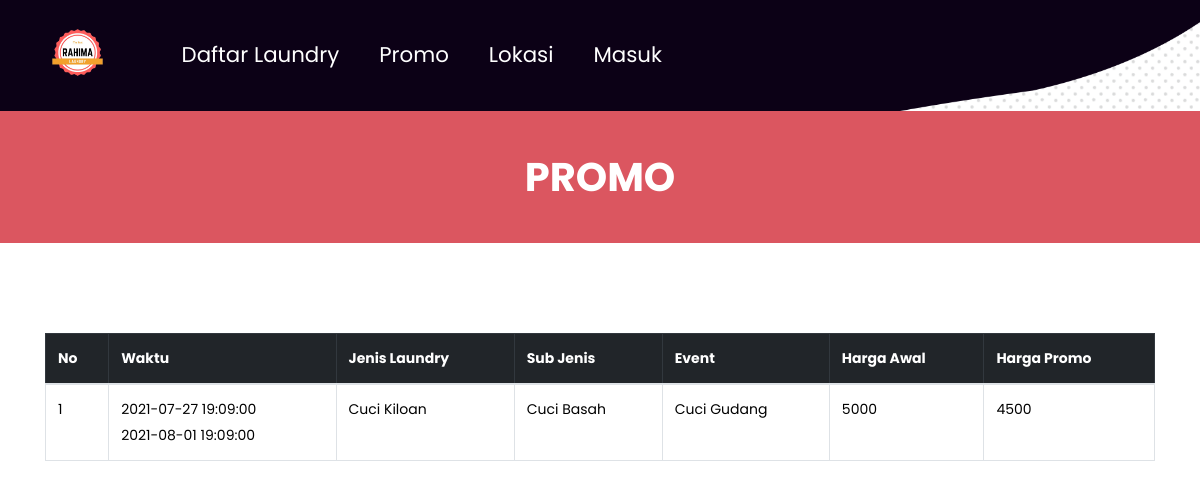
Before: /promo.php with the older database file.
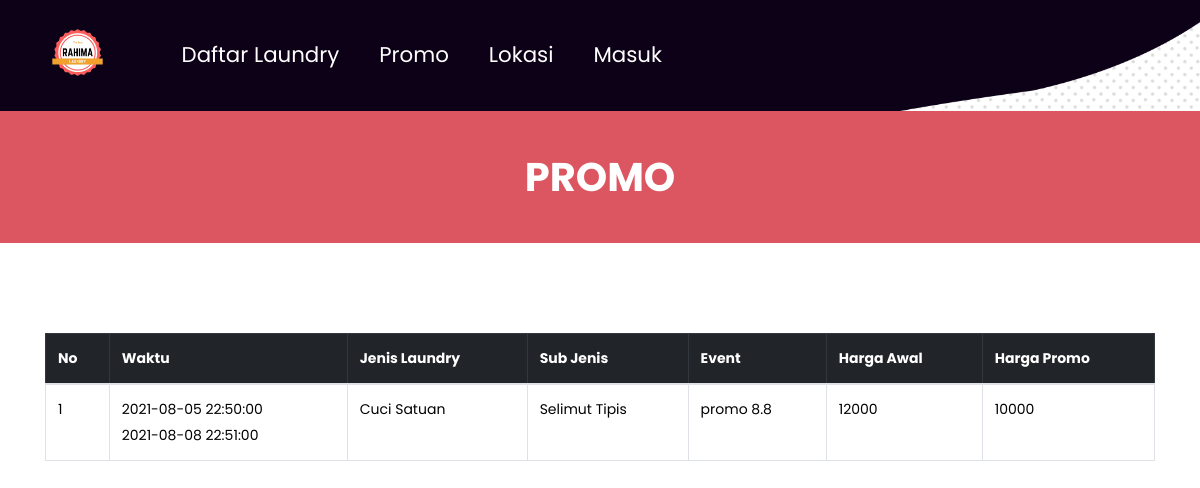
After: the same page with the newer database file.
### tables this page shows
CREATE TABLE `promo` (
  `idpromo` int(5) NOT NULL,
  `waktu1` datetime NOT NULL,
  `waktu2` datetime NOT NULL,
  `idjenis` int(2) NOT NULL,
  `hargaawal` float NOT NULL,
  `hargapromo` float NOT NULL,
  `event` varchar(80) NOT NULL
);

CREATE TABLE `jenis` (
  `idjenis` int(5) NOT NULL,
  `jenis` enum('Cuci Kiloan','Cuci Satuan') NOT NULL,
  `subjenis` varchar(50) NOT NULL,
  `harga` float NOT NULL,
  `ket` text NOT NULL
);

### promo.php (the view, shortened to what this page needs)
<?php require('header.php') ?>
	</div>
  <div class="collection_text">PROMO</div>
    <div class="layout_padding collection_section">
    	<div class="container">
           <div class="panel panel-default">
                <div class="panel-body">
                    <div class="table-responsive">
                        <table class="table table-bordered table-hover " id="dataTables-example">
                            <thead class="success table-dark">
                                <tr>
                                    <th>No</th>
                                    <th>Waktu</th>
                                    <th>Jenis Laundry</th>
                                    <th>Sub Jenis</th>
                                    <th>Event</th>
                                    <th>Harga Awal</th>
                                    <th>Harga Promo</th>
                                </tr>
                            </thead>
                            <tbody>
                                    <?php $no=1; $query = mysqli_query($kon, "SELECT * FROM promo INNER JOIN jenis ON promo.idjenis = jenis.idjenis ORDER BY waktu1 ASC");
                                        while($data = mysqli_fetch_array($query)){ ?>
                                            <tr class="odd gradeX" style="color:black">
                                                    <td><?= $no++; ?></td>
                                                    <td><?= $data['waktu1'].' <br>'.$data['waktu2'] ?></td>
                                                    <td><?= $data['jenis'] ?></td>
                                                    <td><?= $data['subjenis'] ?></td>
                                                    <td><?= $data['event'] ?></td>
                                                    <td><?= $data['hargaawal'] ?></td>
                                                    <td><?= $data['hargapromo'] ?></td>
                                                </tr>
                                        <?php } ?>
                                </tbody>
                        </table>
                    </div>
                </div>
            </div>
    	</div>
    </div>
   </body>
</html>

### header.php (shortened to what this page needs)
<?php require('kon.php');session_start(); require('delete.php'); error_reporting(0);
    $level  = $_SESSION['level'];
    $username   = $_SESSION['username'];
    $query      = mysqli_query($kon,"SELECT * FROM user WHERE level='$level' AND username = '$username'");
    $memori       = mysqli_fetch_array($query);
?>
<!DOCTYPE html>
<html lang="en">
   <head>
      <link rel="stylesheet" href="css/bootstrap.min.css">
      <link rel="stylesheet" href="css/style.css">
      <link rel="stylesheet" href="css/responsive.css">
      <link rel="stylesheet" href="css/jquery.mCustomScrollbar.min.css">
      <link rel="stylesheet" href="https://netdna.bootstrapcdn.com/font-awesome/4.0.3/css/font-awesome.css">
      <link rel="stylesheet" href="css/owl.carousel.min.css">
      <link rel="stylesheet" href="css/owl.theme.default.min.css">
      <link rel="stylesheet" href="https://cdnjs.cloudflare.com/ajax/libs/fancybox/2.1.5/jquery.fancybox.min.css" media="screen">
   </head>
   <body class="main-layout">
	<div class="header_section">
		<div class="container">
			<div class="row">
				<div class="col-sm-1">
					<div class="logo"><a href="index.php"><img src="images/logo.png" width="80px"></a></div>
				</div>
				<div class="col-sm-11">
					<nav class="navbar navbar-expand-lg navbar-light bg-light">
                    <div class="collapse navbar-collapse" id="navbarNavAltMarkup">
                        <div class="navbar-nav">
                           <a class="nav-item nav-link" href="daftar.php">Daftar Laundry</a>
                           <a class="nav-item nav-link" href="promo.php">Promo</a>
                           <?php if($memori['level']=='Pelanggan'){ ?>
                              <a class="nav-item nav-link" href="transaksi.php">Transaksi</a>
                              <a class="nav-item nav-link" href="mohon.php">Permohonan Antar Jemput</a>
                              <a class="nav-item nav-link" href="profil.php?id=<?=$memori['id'] ?>">Profil</a>
                              <a class="nav-item nav-link" href="keluar.php">Keluar</a>
                           <?php }else{ ?>
                           <a class="nav-item nav-link" href="lokasi.php">Lokasi</a>
                              <a class="nav-item nav-link" href="masuk.php">Masuk</a>
                           <?php } ?>
                        </div>
                    </div>
                    </nav>
				</div>
			</div>
		</div>

### css/style.css (style rules this page uses)
* { box-sizing: border-box !important; transition: ease all 0.5s; }
html { scroll-behavior: smooth; }
body { color: #666666; font-size: 14px; font-family: Poppins; line-height: 1.80857; font-weight: normal; overflow-x: hidden; }
a { color: #1f1f1f; text-decoration: none !important; outline: none !important; -webkit-transition: all .3s ease-in-out; -moz-transition: all .3s ease-in-out; -ms-transition: all .3s ease-in-out; -o-transition: all .3s ease-in-out; transition: all .3s ease-in-out; }
*, *::after, *::before { -webkit-box-sizing: border-box; -moz-box-sizing: border-box; box-sizing: border-box; }
a { color: #222222; text-decoration: none; outline: none !important; }
a, .btn { text-decoration: none !important; outline: none !important; -webkit-transition: all .3s ease-in-out; -moz-transition: all .3s ease-in-out; -ms-transition: all .3s ease-in-out; -o-transition: all .3s ease-in-out; transition: all .3s ease-in-out; }
img { max-width: 100%; height: auto; }
.layout_padding { padding-top: 90px; padding-bottom: 90px; }
.header_section { width: 100%; float: left; background-image: url(../images/banner.png); height: auto; padding: 20px 0px; background-size: 100%; background-repeat: no-repeat; }
.bg-light { background-color: transparent !important; }
.navbar-light .navbar-nav .nav-link { color: #fff; font-size: 16pt; }
.navbar-expand-lg .navbar-nav .nav-link { padding-right: 0.9rem; padding-left: 1.6rem; }
body { width:100%; height:100%; }
.carousel-inner,.carousel,.carousel-item,.container,.fill { height:100%; width:100%; background-position:center center; background-size:cover; }
.collection_section { width: 100%; float: left; padding-bottom: 0px; }
.collection_text { width: 100%; float: left; color: #ffffff; text-align: center; font-weight: bold; font-size: 40px; background-color: #db5660; padding: 30px 0px; }

Changed rows visible on the page:
removed promo: waktu1 "2021-07-27 19:09:00", waktu2 "2021-08-01 19:09:00", idjenis.jenis "Cuci Kiloan", idjenis.subjenis "Cuci Basah", event "Cuci Gudang", hargaawal "5000", hargapromo "4500"
added promo: waktu1 "2021-08-05 22:50:00", waktu2 "2021-08-08 22:51:00", idjenis.jenis "Cuci Satuan", idjenis.subjenis "Selimut Tipis", event "promo 8.8", hargaawal "12000", hargapromo "10000"
